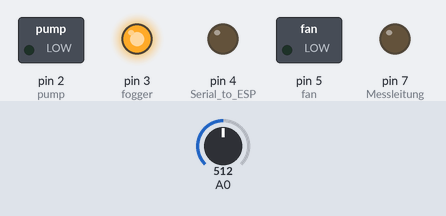
A sketch run on a simulated Arduino Uno, built with avr-gcc and run on an emulated ATmega328P. Parts: switched loads named in the sketch (green lamp = pin HIGH), output pins drawn as LEDs (lit = HIGH). Inputs (shaded band) come from the test bench; at power-on: A0 = 512.

Above: at 2.5 s.
At 12.5 s:
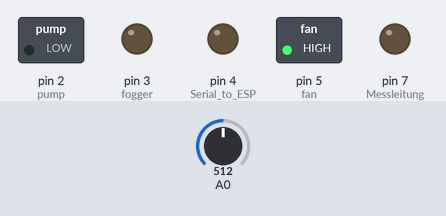
At 35.5 s:
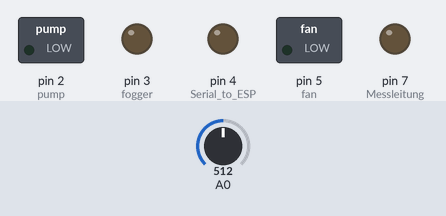
At 66.5 s:
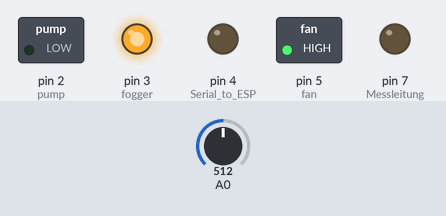
Timing chart, 0 to 75.4 s (numbered marks = the images above):
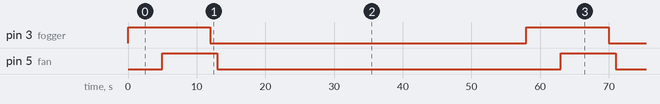

Measured:
- by itself, pin 3 (fogger): alternates HIGH for 12.0 s and LOW for 46.0 s
- by itself, pin 5 (fan): alternates HIGH for 8.0 s and LOW for 50.0 s
- by itself, everything shown: repeats every 58.0 s, in 4 steps

The sketch:

monstertomate.ino
```cpp
//Update 31.Aug.2017

int lev;
int zaehler = 0;

void fuellen(){
  digitalWrite(2, HIGH);
  while(messen()<300 && zaehler<5){
  delay(1000);
  zaehler++;}
  digitalWrite(2, LOW);

  if(zaehler>4){
    digitalWrite(4, HIGH); //Serial to ESP
  }

  if(zaehler<5){
    zaehler = 0;
  }

}

void nebeln(){
  digitalWrite(3, HIGH); //fogger
  delay(5000);
  digitalWrite(5, HIGH); //fan
  delay(7000);
  digitalWrite(3, LOW);
  delay(1000);
  digitalWrite(5, LOW);

}

int messen(){
  digitalWrite(7, HIGH);
  lev = analogRead(A0);
  digitalWrite(7, LOW);
  return lev;
}

void setup() {
  pinMode(2, OUTPUT); //pump
  pinMode(3, OUTPUT); //fogger
  pinMode(5, OUTPUT); //fan
  pinMode(7, OUTPUT); //Messleitung
  pinMode(4, OUTPUT); //Serial to ESP
  digitalWrite(4, LOW); //Serial to ESP

}

void loop() {

  if(messen()<300 && zaehler<5){
    fuellen();}

  if(zaehler<5){
    nebeln();
  }
  for(int i = 0; i<45; i++)
  delay(1000);

}
```
